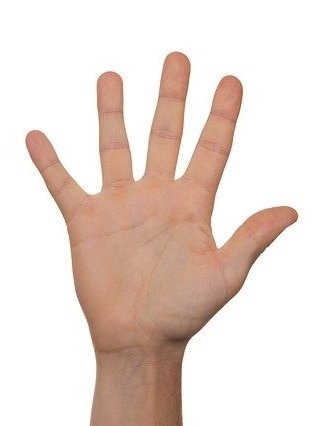
#> input picture HandGestores/data/palm.jpeg, 318 x 426 px, given in place of the camera
$ python HandGesture.py   (older library calls are emulated)
#> lines starting #> are read from the running program, lines starting #| are printed output that depends on the picture; after the words box and inside, x2 and y2 are one past the last pixel; in counts of white or black regions, pixels touching at a corner belong together
import cv2
import imutils
import numpy as np


bg = None

def run_avg(image, aWeight):
    global bg

    if bg is None:
        bg = image.copy().astype("float")
        return


    cv2.accumulateWeighted(image, bg, aWeight)

def segment(image, threshold=25):
    global bg

    diff = cv2.absdiff(bg.astype("uint8"), image)


    thresholded = cv2.threshold(diff, threshold, 255, cv2.THRESH_BINARY)[1]


    (_, cnts, _) = cv2.findContours(thresholded.copy(), cv2.RETR_EXTERNAL, cv2.CHAIN_APPROX_SIMPLE)


    if len(cnts) == 0:
        return
    else:

        segmented = max(cnts, key=cv2.contourArea)
        return (thresholded, segmented)

if __name__ == "__main__":

    aWeight = 0.5


    camera = cv2.VideoCapture(0)


    top, right, bottom, left = 10, 350, 225, 590


    num_frames = 0


    while(True):

        (grabbed, frame) = camera.read()
#> frame is the input picture: shape (426, 318, 3); mean B, G, R 209, 217, 232.6


        frame = imutils.resize(frame, width=700)
#> frame: shape (937, 700, 3)


        frame = cv2.flip(frame, 1)
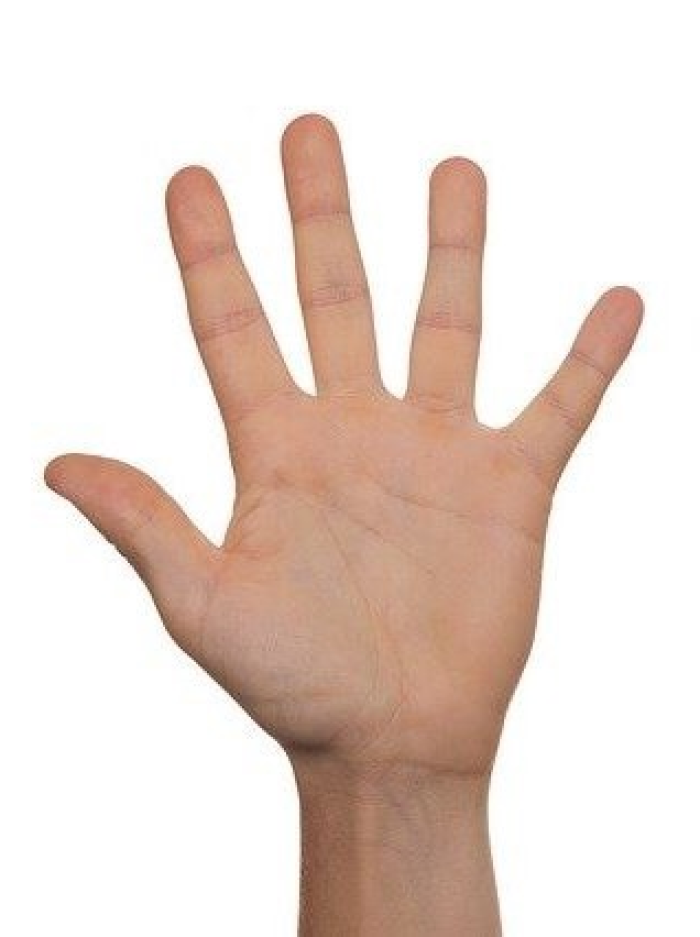
#> frame: shape (937, 700, 3); mean B, G, R 209, 217, 232.5


        clone = frame.copy()


        (height, width) = frame.shape[:2]
#> height = 937; width = 700


        roi = frame[top:bottom, right:left]
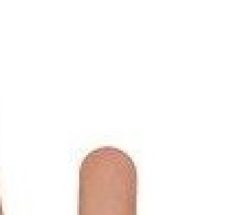
#> roi: shape (215, 240, 3); mean B, G, R 245.2, 247, 250.9


        gray = cv2.cvtColor(roi, cv2.COLOR_BGR2GRAY)
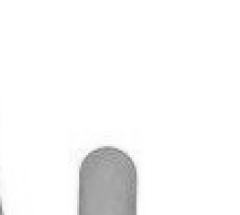
#> gray: shape (215, 240); min 120, max 255, mean 248
        gray = cv2.GaussianBlur(gray, (7, 7), 0)


        if num_frames < 30:
            run_avg(gray, aWeight)
        else:

            hand = segment(gray)


            if hand is not None:

                (thresholded, segmented) = hand


                cv2.drawContours(clone, [segmented + (right, top)], -1, (0, 0, 255))
                cv2.imshow("Thesholded", thresholded)


        cv2.rectangle(clone, (left, top), (right, bottom), (0,255,0), 2)
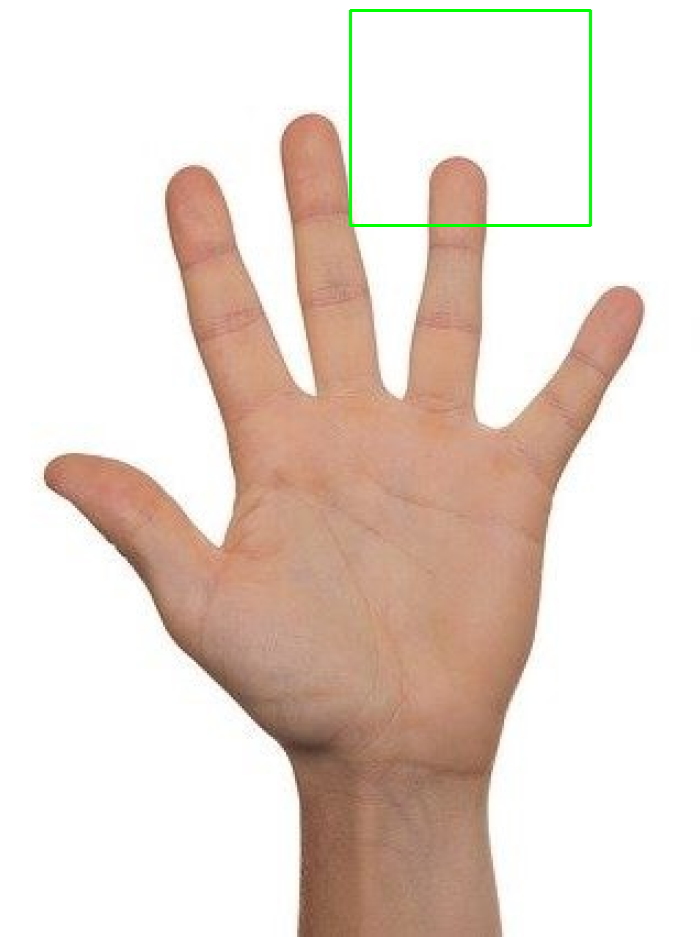
#> clone: shape (937, 700, 3); 0.42% of pixels changed, all inside (x1, y1, x2, y2) = (349, 9, 592, 227)


        num_frames += 1


        cv2.imshow("Video Feed", clone)


        keypress = cv2.waitKey(1) & 0xFF
#> (key q is pressed here)


        if keypress == ord("q"):
            break


camera.release()
cv2.destroyAllWindows()
